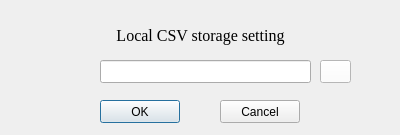
<?xml version="1.0" encoding="UTF-8"?>
<ui version="4.0">
 <class>StorageSetting</class>
 <widget class="QDialog" name="StorageSetting">
  <property name="geometry">
   <rect>
    <x>0</x>
    <y>0</y>
    <width>400</width>
    <height>135</height>
   </rect>
  </property>
  <property name="windowTitle">
   <string>Local CSV storage setting</string>
  </property>
  <widget class="QPushButton" name="pushButton_Save">
   <property name="geometry">
    <rect>
     <x>100</x>
     <y>100</y>
     <width>80</width>
     <height>23</height>
    </rect>
   </property>
   <property name="text">
    <string>OK</string>
   </property>
  </widget>
  <widget class="QPushButton" name="pushButton_Cancel">
   <property name="geometry">
    <rect>
     <x>220</x>
     <y>100</y>
     <width>80</width>
     <height>23</height>
    </rect>
   </property>
   <property name="text">
    <string>Cancel</string>
   </property>
  </widget>
  <widget class="QLabel" name="label">
   <property name="geometry">
    <rect>
     <x>90</x>
     <y>20</y>
     <width>221</width>
     <height>31</height>
    </rect>
   </property>
   <property name="font">
    <font>
     <family>Times New Roman</family>
     <pointsize>12</pointsize>
    </font>
   </property>
   <property name="text">
    <string>Local CSV storage setting</string>
   </property>
   <property name="alignment">
    <set>Qt::AlignCenter</set>
   </property>
  </widget>
  <widget class="QLineEdit" name="lineEdit">
   <property name="geometry">
    <rect>
     <x>100</x>
     <y>60</y>
     <width>211</width>
     <height>23</height>
    </rect>
   </property>
  </widget>
  <widget class="QPushButton" name="pushButton_FilePath">
   <property name="geometry">
    <rect>
     <x>320</x>
     <y>60</y>
     <width>31</width>
     <height>23</height>
    </rect>
   </property>
   <property name="styleSheet">
    <string notr="true">image: url(:/img/folder.svg);
background-color: rgb(255, 255, 255);</string>
   </property>
   <property name="text">
    <string/>
   </property>
  </widget>
 </widget>
 <resources/>
 <connections/>
</ui>
